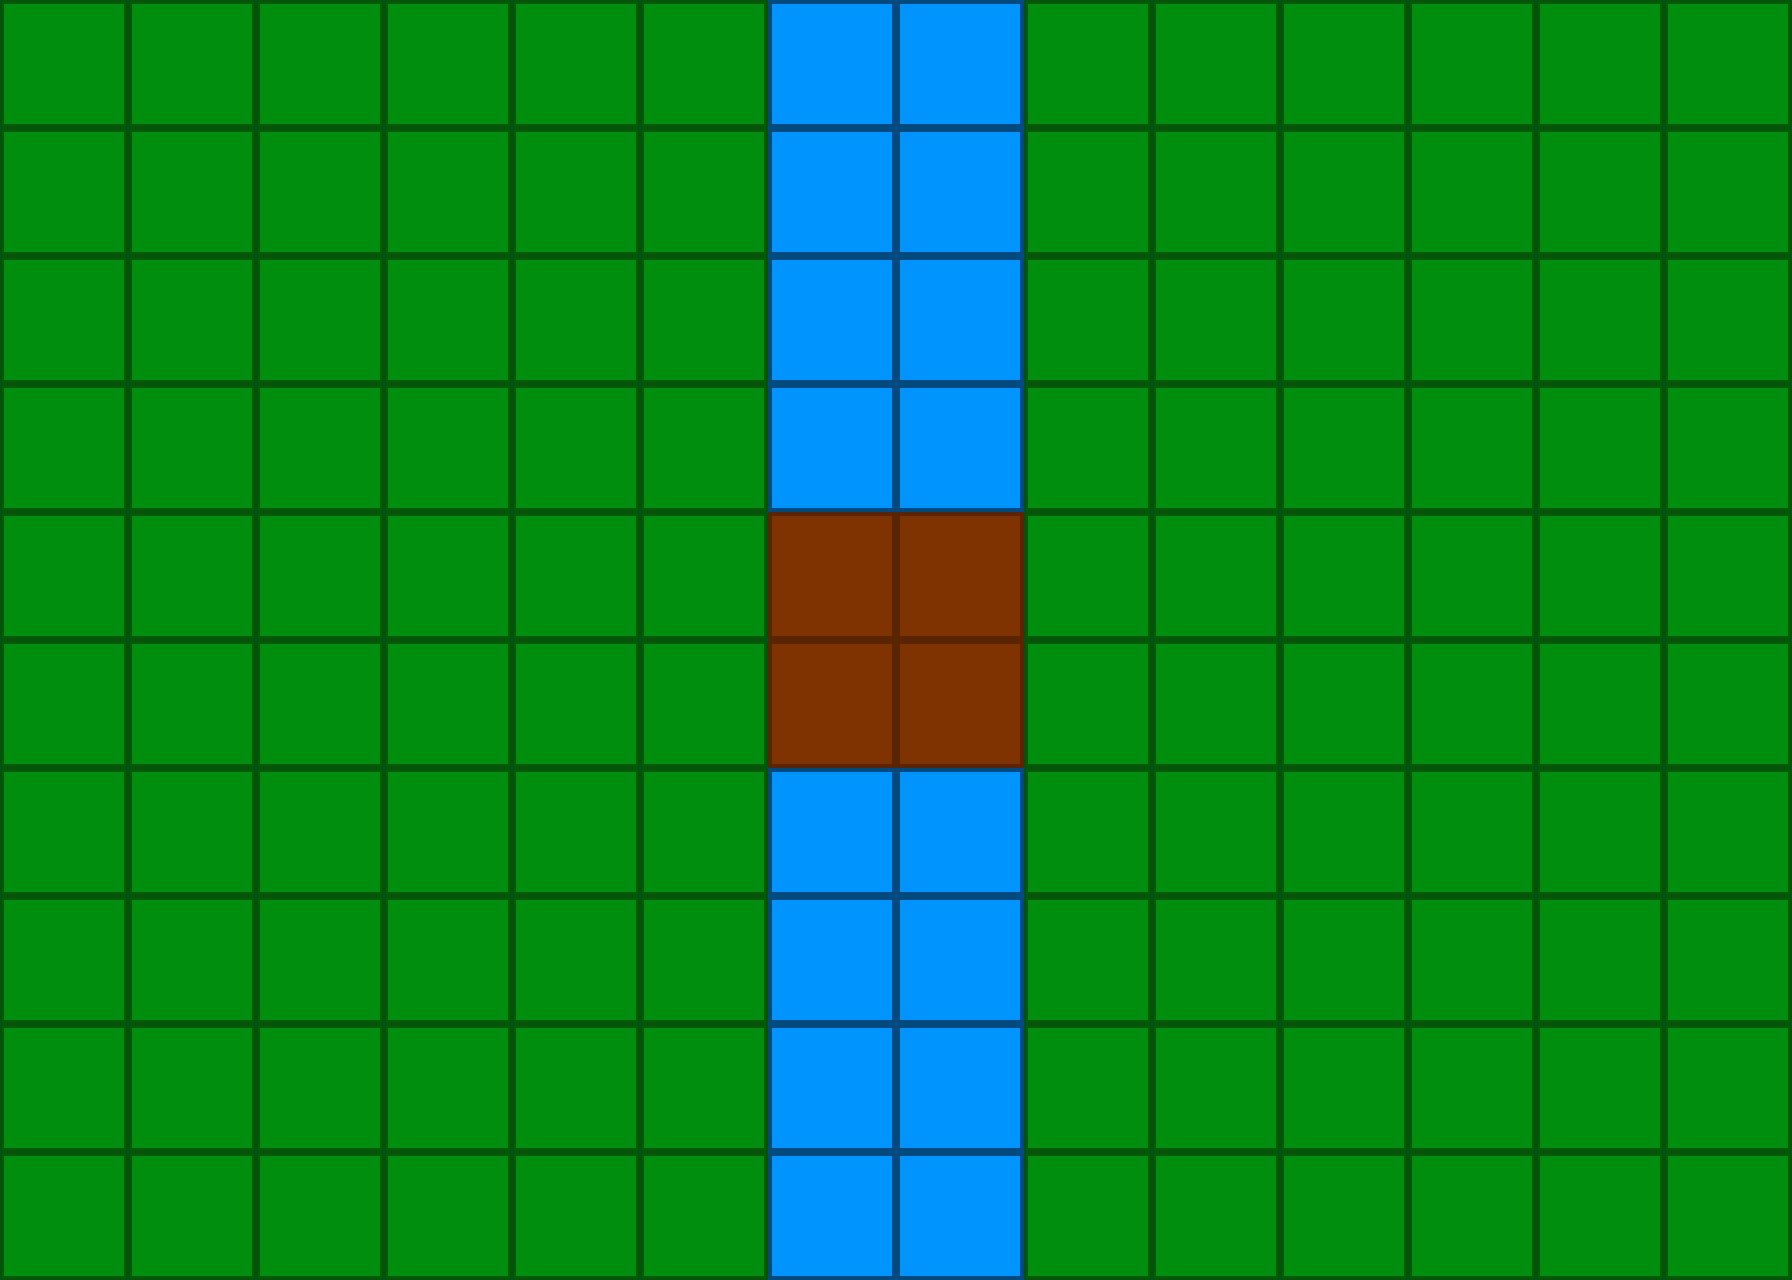

A level layout from a 2D game, rendered from its tile map. Below: a short description, then the map file with tile-grid data replaced by summaries:
An orthogonal 14x10 tile map with 128x128 px tiles, 1 tile layer (Tile Layer 1).

<map version="1.0" orientation="orthogonal" width="14" height="10" tilewidth="128" tileheight="128">
 <tileset firstgid="1" name="test_tileset01" tilewidth="128" tileheight="128">
  <image source="../tilesets/test_tileset01.png" width="384" height="128" />
 </tileset>
 <layer name="Tile Layer 1" width="14" height="10">
  <data>[140 cells, 140 non-empty, 3 distinct tile ids]</data>
 </layer>
</map>